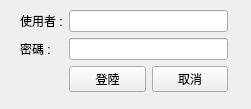
<?xml version="1.0" encoding="UTF-8"?>
<ui version="4.0">
 <class>Form</class>
 <widget class="QWidget" name="Form">
  <property name="geometry">
   <rect>
    <x>0</x>
    <y>0</y>
    <width>251</width>
    <height>109</height>
   </rect>
  </property>
  <property name="windowTitle">
   <string>Form</string>
  </property>
  <widget class="QWidget" name="">
   <property name="geometry">
    <rect>
     <x>20</x>
     <y>10</y>
     <width>208</width>
     <height>82</height>
    </rect>
   </property>
   <layout class="QFormLayout" name="formLayout">
    <item row="0" column="0">
     <widget class="QLabel" name="label">
      <property name="text">
       <string>使用者 :</string>
      </property>
     </widget>
    </item>
    <item row="0" column="1">
     <widget class="QLineEdit" name="user_name"/>
    </item>
    <item row="1" column="0">
     <widget class="QLabel" name="label_2">
      <property name="text">
       <string>密碼 :</string>
      </property>
     </widget>
    </item>
    <item row="1" column="1">
     <widget class="QLineEdit" name="password"/>
    </item>
    <item row="2" column="1">
     <layout class="QHBoxLayout" name="horizontalLayout">
      <item>
       <widget class="QPushButton" name="btn_ok">
        <property name="text">
         <string>登陸</string>
        </property>
       </widget>
      </item>
      <item>
       <widget class="QPushButton" name="btn_cancel">
        <property name="text">
         <string>取消</string>
        </property>
       </widget>
      </item>
     </layout>
    </item>
   </layout>
  </widget>
 </widget>
 <resources/>
 <connections/>
</ui>
